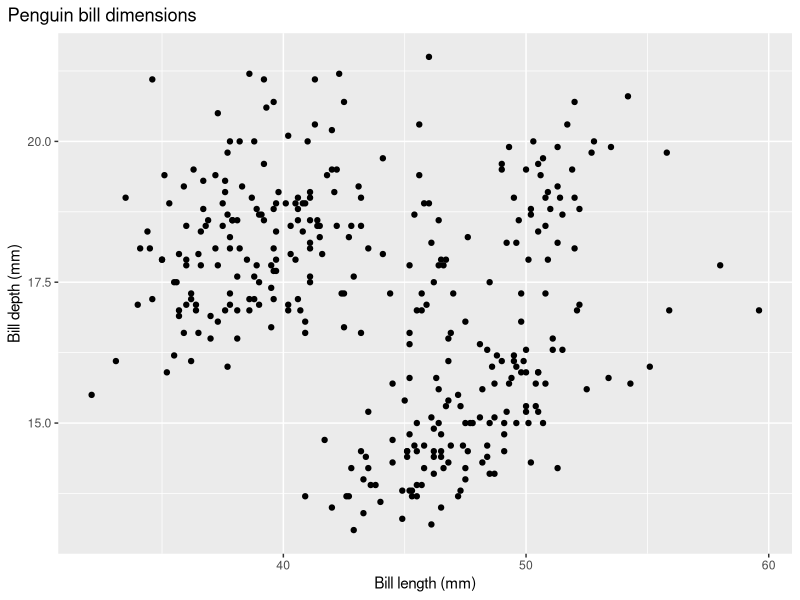
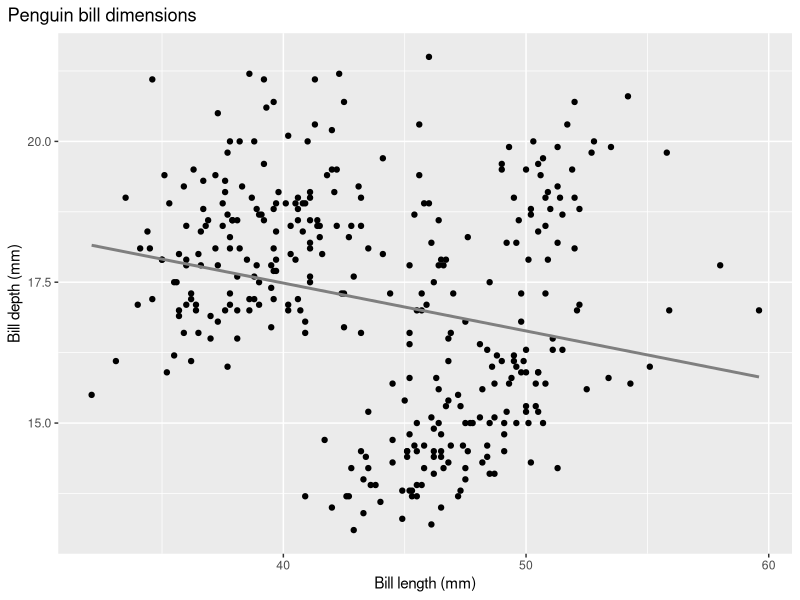
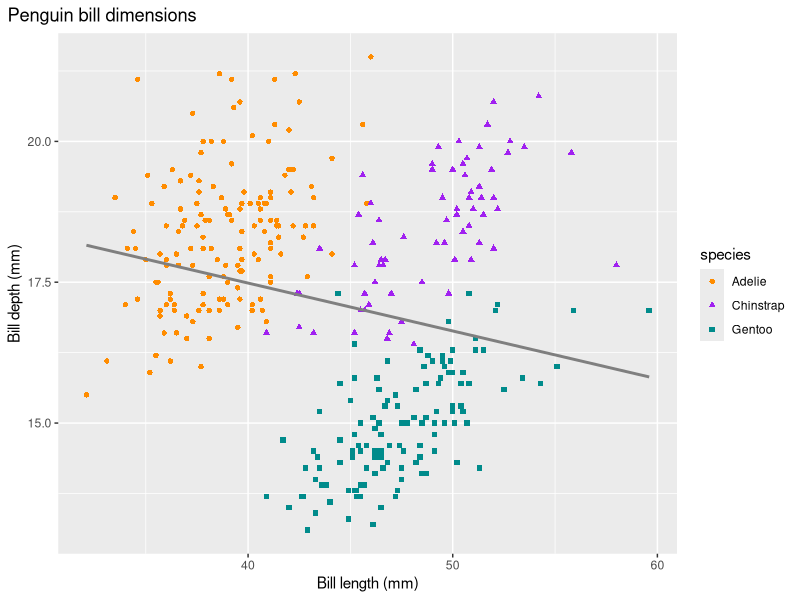
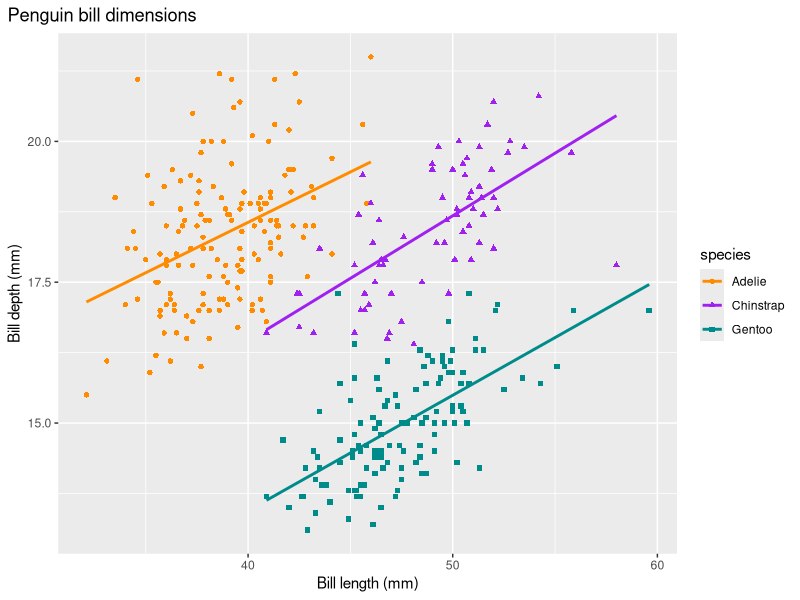

Reproduce these figures in R, in order.
## ---- chunk 1
#| include: false
#| message: false
#| warning: false

library(tidyverse)
library(palmerpenguins)
## ---- chunk 2
#| echo: false
#| message: false
#| warning: false

ggplot(data = penguins,
                         aes(x = bill_length_mm,
                             y = bill_depth_mm)) +
  geom_point() +
  scale_color_manual(values = c("darkorange","purple","cyan4")) +
  labs(title = "Penguin bill dimensions",
       x = "Bill length (mm)",
       y = "Bill depth (mm)") +
  theme(plot.title.position = "plot",
        plot.caption = element_text(hjust = 0, face= "italic"),
        plot.caption.position = "plot")
## ---- chunk 3
#| echo: false
#| message: false
#| warning: false

ggplot(data = penguins,
                         aes(x = bill_length_mm,
                             y = bill_depth_mm)) +
  geom_point() +
  scale_color_manual(values = c("darkorange","purple","cyan4")) +
  labs(title = "Penguin bill dimensions",
       x = "Bill length (mm)",
       y = "Bill depth (mm)") +
  theme(plot.title.position = "plot",
        plot.caption = element_text(hjust = 0, face= "italic"),
        plot.caption.position = "plot") +
  geom_smooth(method = "lm", se = FALSE, color = "gray50")

## ---- chunk 4
#| echo: false
#| message: false
#| warning: false

ggplot(data = penguins,
                         aes(x = bill_length_mm,
                             y = bill_depth_mm)) +
  geom_point(aes(color = species, shape = species)) +
  scale_color_manual(values = c("darkorange","purple","cyan4")) +
  labs(title = "Penguin bill dimensions",
       x = "Bill length (mm)",
       y = "Bill depth (mm)") +
  theme(plot.title.position = "plot",
        plot.caption = element_text(hjust = 0, face= "italic"),
        plot.caption.position = "plot") +
  geom_smooth(method = "lm", se = FALSE, color = "gray50")

## ---- chunk 5
#| echo: false
#| message: false
#| warning: false

ggplot(data = penguins,
                         aes(x = bill_length_mm,
                             y = bill_depth_mm)) +
  geom_point(aes(color = species, shape = species)) +
  geom_smooth(method = "lm", se = FALSE, aes(color = species)) +
  scale_color_manual(values = c("darkorange","purple","cyan4")) +
  labs(title = "Penguin bill dimensions",
       x = "Bill length (mm)",
       y = "Bill depth (mm)") +
  theme(plot.title.position = "plot",
        plot.caption = element_text(hjust = 0, face= "italic"),
        plot.caption.position = "plot")

